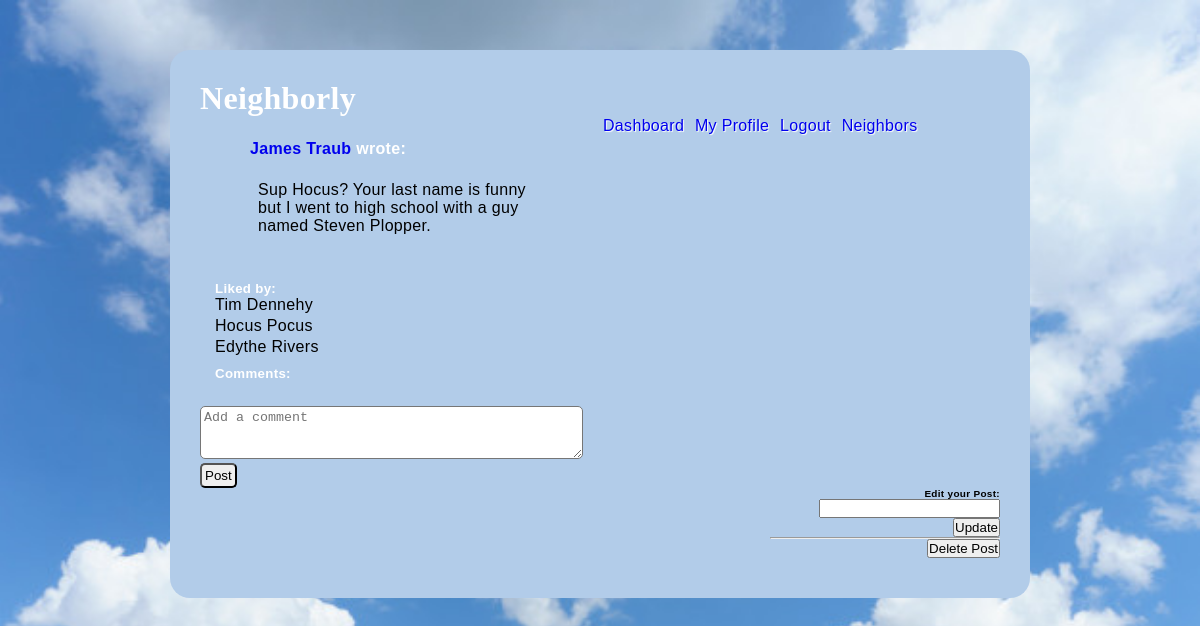
/post/details/2 (signed in), run on the app's committed database.
### models.py (models this page shows, shortened)
class User(db.Model):
    __tablename__ = "users"
    id = db.Column(db.Integer, primary_key=True)
    first_name = db.Column(db.String(45))
    last_name = db.Column(db.String(45))
    email = db.Column(db.String(255))
    address_id = db.Column(db.Integer, db.ForeignKey('addresses.id', ondelete='cascade'))
    address = db.relationship('Address', foreign_keys=[address_id])
    password_hash=db.Column(db.String(255))
    profile_pic = db.Column(db.Text)
    likes_sent = db.relationship('Post', secondary=likes_table, passive_deletes=True)
    all_post = db.relationship('Post', back_populates="user", cascade="all, delete, delete-orphan")
    all_event = db.relationship('Event', back_populates="user", cascade="all, delete, delete-orphan")
    post_comments = db.relationship('Post_comment', back_populates="user", cascade="all, delete, delete-orphan")
    event_comments = db.relationship('Event_comment', back_populates="user", cascade="all, delete, delete-orphan")
    created_at = db.Column(db.DateTime, server_default = func.now())
    updated_at = db.Column(db.DateTime, server_default = func.now(), onupdate = func.now())
    @property
    def full_name(self):
        return self.first_name + ' ' + self.last_name

class Post(db.Model):
    __tablename__ = "posts"
    id = db.Column(db.Integer, primary_key=True)
    message = db.Column(db.String(255))
    user_id = db.Column(db.Integer, db.ForeignKey('users.id', ondelete='cascade'))
    user = db.relationship('User', foreign_keys=[user_id])
    likes_rec = db.relationship('User', secondary=likes_table, passive_deletes=True)
    all_comment = db.relationship('Post_comment', back_populates="post", cascade="all, delete, delete-orphan")
    created_at = db.Column(db.DateTime, server_default = func.now())
    updated_at = db.Column(db.DateTime, server_default = func.now(), onupdate = func.now())

### controller.py (the view)
def post_details(post_id):
    if 'user_id' not in session:
        return redirect("/")
    post = Post.query.get(post_id)
    user = User.query.filter_by(id = post.user_id).all()
    comment = Post_comment.query.filter_by(post_id = int(post_id)).all()
    return render_template("post_details.html", post = post, all_users = user, all_comments = comment)

### templates/post_details.html (shortened to what this page needs)
<!DOCTYPE html>
<html lang="en">
<head>
    <link rel="stylesheet" type="text/css" href="{{ url_for('static', filename='style_post_details.css') }}">
</head>
<body>
    <div class="container">
        <h1>Neighborly</h1>
        <div class="navigation">
            <a href="/dashboard">Dashboard</a>
            <a href="/my_profile">My Profile</a>
            <a href="/logout">Logout</a>
            <a href="/all_users">Neighbors</a>
        </div>
        <div class="postdetails">
            {% for user in all_users %}
                <h4><a href="/neighbors/profile/{{user.id}}"> {{user.full_name}} <span>wrote:</span></a></h4>
            {% endfor %}
            <blockquote>
                {{ post.message }}
            </blockquote>
        </div>
        <div class="likescomments">
            <ul>
                <h5>Liked by:</h5>
                {% for user in post.likes_rec %}
                    <li>{{ user.first_name }} {{ user.last_name }}</li>
                {% endfor %}
            </ul>
            <ul>
                <h5>Comments:</h5>
            </ul>
        </div>
        <div class="addcomment">
            <form action="/add/post_comment/{{post.id}}", method="POST">
                <p><textarea name="message"  cols="45" rows="3" placeholder="Add a comment"></textarea></p>
                <input type="submit" value="Post">
            </form>
        </div>
        <div class="edit">
            {% if session['user_id'] == post.user_id %}
                <h5>Edit your Post:</h5>
                <form action="/update/post/{{post.id}}" method="POST">
                    <input type="text" name="message" >
                    <input type="submit" value="Update">
                </form>
                <hr>
                <h3><a href="/delete/post/{{post.id}}"><button>Delete Post</button></a></h3>
            {% endif %}
        </div>
    </div>
</body>
</html>

### static/style_post_details.css (style rules this page uses)
* { margin: 0px; padding: 0px; }
body { background-repeat: no-repeat; background-attachment: fixed; background-size: cover; background-position: top; background-image: url("clouds.png"); width: 100%; height: 100%; font-family: Arial, Helvetica; letter-spacing: 0.02em; font-weight: 400; -webkit-font-smoothing: antialiased; }
.container { width: 800px; background-color: rgb(178, 204, 233); margin: 50px auto; padding: 30px; border-radius: 20px; font-family: 'Lucida Sans', 'Lucida Sans Regular', 'Lucida Grande', 'Lucida Sans Unicode', Geneva, Verdana, sans-serif; }
.container h1 { font-family: cursive; color: white; }
.container li { list-style: none; }
.navigation { margin-left: 400px; border-radius: 2px; color: white; text-shadow: 1px 1px 1px white }
.navigation a { padding: 3px; text-decoration: none; }
.postdetails { margin-top: 5px; margin-bottom: 15px; display: inline-block; width: 300px; vertical-align: top; margin-left: 50px; }
.postdetails a { text-decoration: none; }
.postdetails blockquote { padding: 8px; }
.postdetails h4 { margin-bottom: 15px; }
.postdetails span { color: white; }
.addcomment textarea { border-radius: 5px; padding: 3px; }
.likescomments { padding: 15px; width: 400px; }
.likescomments h5 { color: white; }
.likescomments ul { margin-top: 8px; margin-bottom: 10px; }
.likescomments li { margin-bottom: 3px; }
.addcomment input { border-radius: 5px; padding: 3px; }
.edit { display: inline-block; vertical-align: top; text-align: right; margin-left: 570px; font-size: 12px; margin-bottom: 10px; }

### data on the page
User: full_name "James Traub"
Post: message "Sup Hocus? Your last name is funny but I went to high school with a guy named Steven Plopper."
User: first_name "Tim", last_name "Dennehy"
User: first_name "Hocus", last_name "Pocus"
User: first_name "Edythe", last_name "Rivers"
